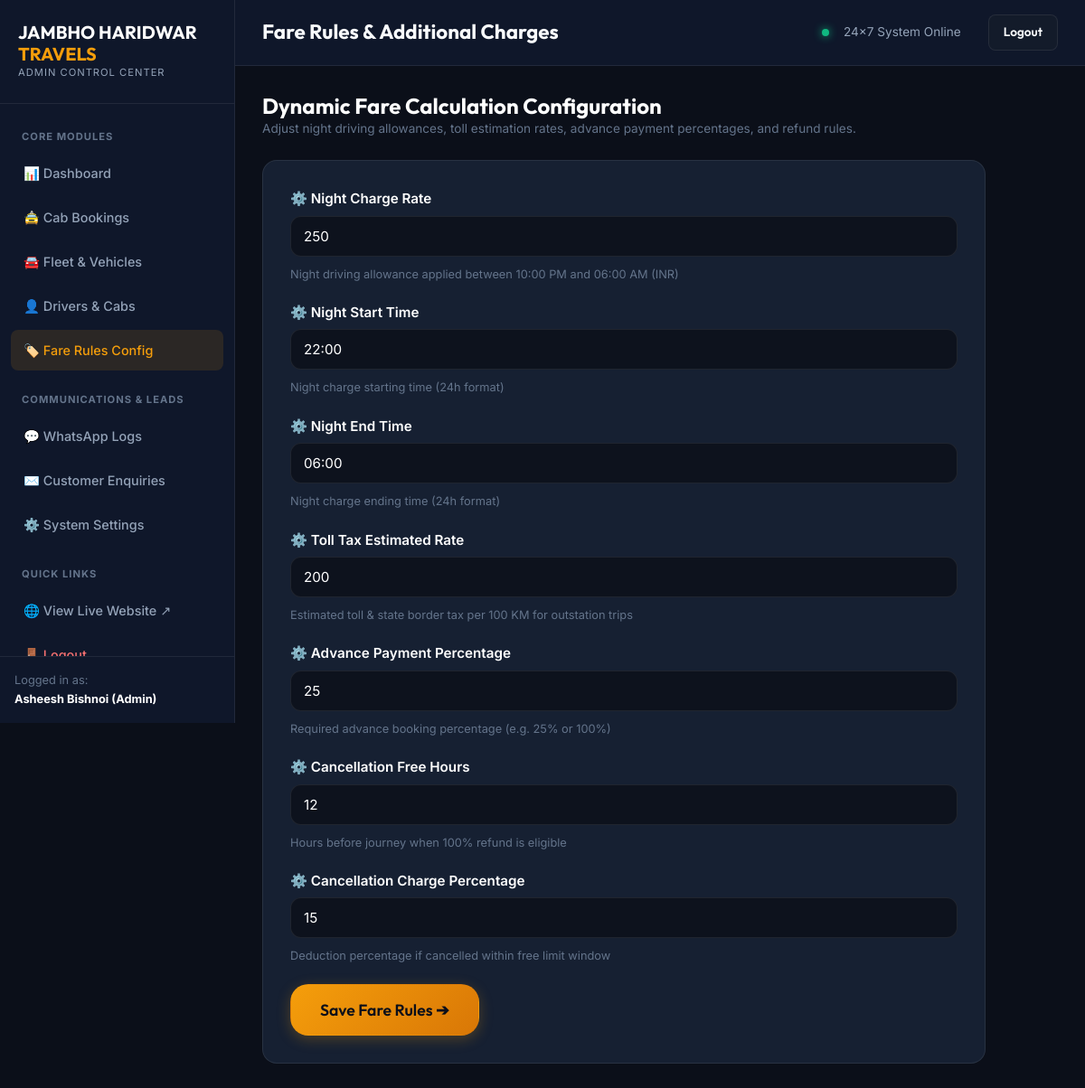
Page /admin/fares.php (signed in) on the committed database.
### tables this page shows
CREATE TABLE fare_settings (
            id INTEGER PRIMARY KEY AUTOINCREMENT,
            setting_key TEXT UNIQUE NOT NULL,
            setting_value TEXT NOT NULL,
            description TEXT
        );

### admin/fares.php (the view, shortened to what this page needs)
<?php
require_once __DIR__ . '/header.php';
$db = Database::getConnection();
$rows = $db->query("SELECT * FROM fare_settings")->fetchAll();
?>
<div style="margin-bottom: 24px;">
  <h2 style="font-size: 1.5rem; color: #fff; margin: 0;">Dynamic Fare Calculation Configuration</h2>
  <p style="color: var(--text-dim); font-size: 0.85rem;">Adjust night driving allowances, toll estimation rates, advance payment percentages, and refund rules.</p>
</div>
<div class="card-table" style="padding: 30px; max-width: 800px;">
  <form action="<?php echo BASE_URL; ?>/admin/fares.php" method="POST">
    <?php foreach ($rows as $r): ?>
      <div class="form-group" style="margin-bottom: 20px;">
        <label class="form-label" style="font-size: 0.95rem; color: #fff;">
          ⚙️ <?php echo ucwords(str_replace('_', ' ', $r['setting_key'])); ?>
        </label>
        <input type="text" name="settings[<?php echo htmlspecialchars($r['setting_key']); ?>]" class="form-control" value="<?php echo htmlspecialchars($r['setting_value']); ?>" required>
        <small style="color: var(--text-dim); margin-top: 4px; font-size: 0.8rem;"><?php echo htmlspecialchars($r['description']); ?></small>
      </div>
    <?php endforeach; ?>
    <button type="submit" class="btn btn-primary btn-lg">
      <span>Save Fare Rules ➔</span>
    </button>
  </form>
</div>
<?php require_once __DIR__ . '/footer.php'; ?>

### assets/css/style.css (style rules this page uses)
:root { --bg-primary: #07090e; --bg-secondary: #0d121d; --bg-card: #131b2a; --bg-card-hover: #192337; --bg-glass: rgba(19, 27, 42, 0.75); --primary: #f59e0b; --primary-hover: #d97706; --primary-light: #fbbf24; --primary-glow: rgba(245, 158, 11, 0.25); --accent-cyan: #06b6d4; --accent-emerald: #10b981; --accent-rose: #f43f5e; --text-main: #f8fafc; --text-muted: #94a3b8; --text-dim: #64748b; --border-color: rgba(255, 255, 255, 0.08); --border-focus: rgba(245, 158, 11, 0.5); --radius-sm: 8px; --radius-md: 12px; --radius-lg: 20px; --radius-xl: 28px; --radius-full: 9999px; --shadow-sm: 0 2px 8px rgba(0, 0, 0, 0.3); --shadow-md: 0 8px 24px rgba(0, 0, 0, 0.4); --shadow-lg: 0 16px 40px rgba(0, 0, 0, 0.6); --shadow-glow: 0 0 25px var(--primary-glow); --font-heading: 'Outfit', -apple-system, sans-serif; --font-body: 'Inter', -apple-system, sans-serif; --transition-fast: 0.2s cubic-bezier(0.4, 0, 0.2, 1); --transition-smooth: 0.3s cubic-bezier(0.16, 1, 0.3, 1); }
*, *::before, *::after { box-sizing: border-box; margin: 0; padding: 0; }
html { scroll-behavior: smooth; font-size: 16px; }
body { font-family: var(--font-body); background-color: var(--bg-primary); color: var(--text-main); line-height: 1.6; min-height: 100vh; display: flex; flex-direction: column; overflow-x: hidden; -webkit-font-smoothing: antialiased; }
h1, h2, h3, h4, h5, h6 { font-family: var(--font-heading); color: var(--text-main); line-height: 1.2; font-weight: 700; }
p { color: var(--text-muted); }
.btn { display: inline-flex; align-items: center; justify-content: center; gap: 8px; padding: 12px 24px; font-size: 0.95rem; font-weight: 600; font-family: var(--font-heading); border-radius: var(--radius-md); cursor: pointer; transition: all var(--transition-fast); border: 1px solid transparent; text-decoration: none; white-space: nowrap; }
.btn-primary { background: linear-gradient(135deg, var(--primary) 0%, var(--primary-hover) 100%); color: #0b0f19; box-shadow: 0 4px 15px var(--primary-glow); }
.btn-lg { padding: 16px 32px; font-size: 1.1rem; border-radius: var(--radius-lg); }
.form-group { display: flex; flex-direction: column; gap: 6px; }
.form-label { font-size: 0.85rem; font-weight: 600; color: var(--text-main); display: flex; align-items: center; gap: 6px; }
.form-control { width: 100%; background: var(--bg-secondary); border: 1px solid var(--border-color); color: #fff; padding: 12px 14px; border-radius: var(--radius-md); font-family: var(--font-body); font-size: 0.95rem; transition: border-color var(--transition-fast); }

### assets/css/admin.css (style rules this page uses)
:root { --admin-bg: #0b0f19; --admin-sidebar: #0f172a; --admin-card: #162032; --admin-card-hover: #1c2940; --admin-border: rgba(255, 255, 255, 0.08); --primary: #f59e0b; --primary-hover: #d97706; --accent-cyan: #06b6d4; --accent-emerald: #10b981; --accent-rose: #f43f5e; --text-main: #f8fafc; --text-muted: #94a3b8; }
body.admin-body { font-family: 'Inter', sans-serif; background-color: var(--admin-bg); color: var(--text-main); margin: 0; display: flex; flex-direction: row; min-height: 100vh; width: 100%; }
.card-table { background: var(--admin-card); border: 1px solid var(--admin-border); border-radius: 16px; overflow: hidden; margin-bottom: 30px; }

### rows in the picture
fare_settings: setting_key "Night Charge Rate", setting_value "250", description "Night driving allowance applied between 10:00 PM and 06:00 AM (INR)"
fare_settings: setting_key "Night Start Time", setting_value "22:00", description "Night charge starting time (24h format)"
fare_settings: setting_key "Night End Time", setting_value "06:00", description "Night charge ending time (24h format)"
fare_settings: setting_key "Toll Tax Estimated Rate", setting_value "200", description "Estimated toll & state border tax per 100 KM for outstation trips"
fare_settings: setting_key "Advance Payment Percentage", setting_value "25", description "Required advance booking percentage (e.g. 25% or 100%)"
fare_settings: setting_key "Cancellation Free Hours", setting_value "12", description "Hours before journey when 100% refund is eligible"
fare_settings: setting_key "Cancellation Charge Percentage", setting_value "15", description "Deduction percentage if cancelled within free limit window"

### other values in the picture
$adminUser['name'] "Asheesh Bishnoi (Admin)"
ADMIN_PAGE_TITLE "Fare Rules & Additional Charges"
